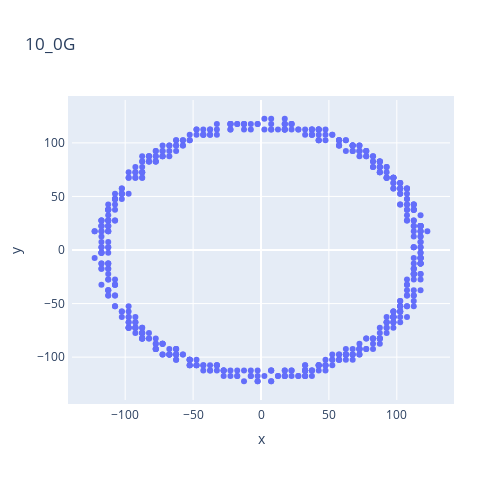
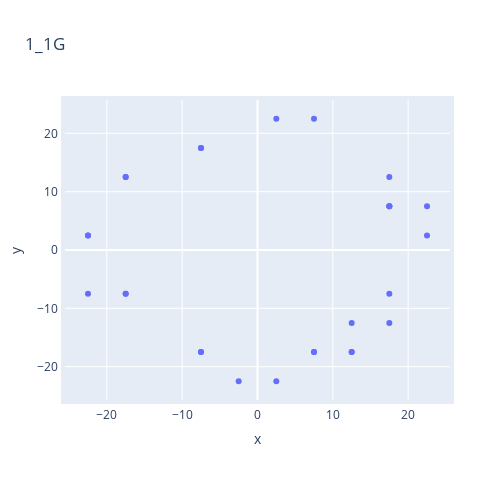
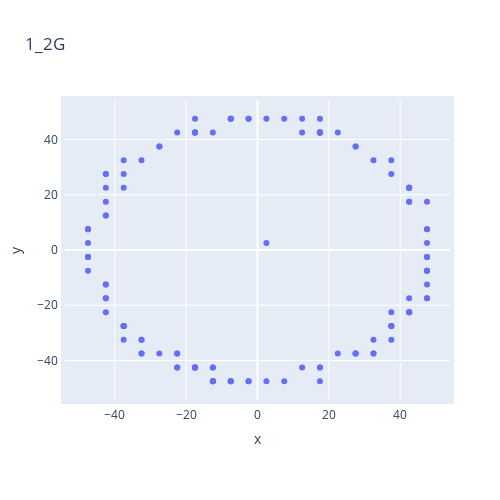
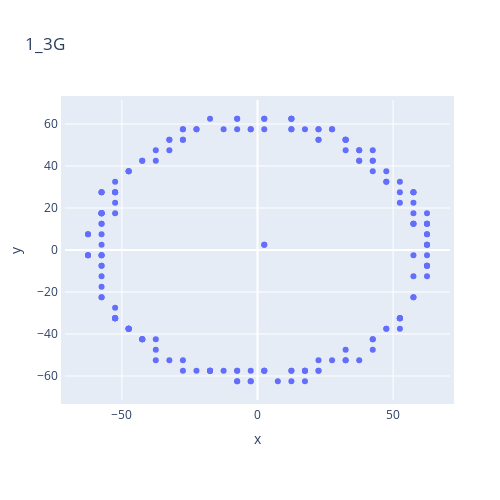

Notebook cell for these charts, in order:
### Code cell
plot_dir = '../media/plots'
plot_pos(results)

### Figure 1 — Plotly figure (JSON) as saved in the notebook; plotly's stock layout.template omitted (floating-point values rounded to 4 significant figures; data arrays with more than 128 entries replaced by an {"elided": "..."} marker saying what was removed)
{"data": [{"mode": "markers", "x": {"elided": "592 float values"}, "y": {"elided": "592 float values"}, "type": "scatter"}], "layout": {"title": {"text": "10_0G"}, "xaxis": {"title": {"text": "x"}, "showgrid": true, "zeroline": true, "showline": true, "showticklabels": true, "scaleratio": 1}, "yaxis": {"title": {"text": "y"}, "showgrid": true, "zeroline": true, "showline": true, "showticklabels": true, "scaleratio": 1}, "margin": {"l": 50, "r": 50, "b": 100, "t": 100, "pad": 4}, "width": 500, "height": 500}}

### Figure 2 — Plotly figure (JSON) as saved in the notebook; plotly's stock layout.template omitted (floating-point values rounded to 4 significant figures)
{"data": [{"mode": "markers", "x": [2.5, 7.5, -7.5, 17.5, -22.5, -17.5, 17.5, 2.5, -17.5, -17.5, -2.5, 12.5, 17.5, 12.5, 7.5, -7.5, 17.5, -17.5, 17.5, 22.5, -7.5, 17.5, 12.5, 22.5, -22.5, -7.5, 7.5, -22.5], "y": [-22.5, -17.5, -17.5, 7.5, 2.5, 12.5, 12.5, 22.5, -7.5, 12.5, -22.5, -17.5, -7.5, -17.5, -17.5, -17.5, 7.5, -7.5, 7.5, 7.5, 17.5, -12.5, -12.5, 2.5, -7.5, 17.5, 22.5, 2.5], "type": "scatter"}], "layout": {"title": {"text": "1_1G"}, "xaxis": {"title": {"text": "x"}, "showgrid": true, "zeroline": true, "showline": true, "showticklabels": true, "scaleratio": 1}, "yaxis": {"title": {"text": "y"}, "showgrid": true, "zeroline": true, "showline": true, "showticklabels": true, "scaleratio": 1}, "margin": {"l": 50, "r": 50, "b": 100, "t": 100, "pad": 4}, "width": 500, "height": 500}}

### Figure 3 — Plotly figure (JSON) as saved in the notebook; plotly's stock layout.template omitted (floating-point values rounded to 4 significant figures)
{"data": [{"mode": "markers", "x": [47.5, 17.5, 22.5, 27.5, 17.5, 42.5, -37.5, 37.5, -42.5, 17.5, -22.5, 17.5, -7.5, 42.5, -47.5, -27.5, -17.5, 47.5, -12.5, -7.5, 42.5, 27.5, -47.5, 17.5, 47.5, 32.5, 42.5, -32.5, -37.5, 42.5, -7.5, 22.5, 47.5, 47.5, 2.5, 47.5, -12.5, -32.5, 42.5, -2.5, 12.5, 32.5, -2.5, 7.5, 7.5, 32.5, -37.5, 2.5, -17.5, 42.5, -17.5, 47.5, -42.5, -37.5, -12.5, -47.5, -42.5, -17.5, -12.5, 42.5, 27.5, -42.5, -27.5, -2.5, 37.5, 42.5, 37.5, -37.5, -47.5, -47.5, -22.5, -47.5, -17.5, -37.5, 47.5, 17.5, -32.5, -22.5, -17.5, 47.5, -22.5, -42.5, 17.5, -32.5, -37.5, -42.5, 27.5, 37.5, 42.5, -7.5, 47.5, 32.5, -42.5, -12.5, 47.5, -17.5, 37.5, 17.5, -17.5, 42.5, -12.5, 47.5, -37.5, -27.5, 12.5, 37.5, -42.5, -47.5, 27.5, -12.5, -7.5, -22.5, 17.5, 37.5, -32.5, -47.5, -2.5, -7.5, -42.5, -42.5, -17.5, -42.5, 12.5, 2.5], "y": [-7.5, 47.5, -37.5, 37.5, -47.5, -17.5, -27.5, 32.5, -22.5, -42.5, -42.5, -42.5, -47.5, 22.5, 7.5, 37.5, 42.5, -17.5, -47.5, -47.5, 17.5, -37.5, 7.5, 42.5, -7.5, -37.5, -22.5, -37.5, 22.5, -22.5, 47.5, 42.5, 2.5, -2.5, 47.5, -2.5, -42.5, 32.5, 22.5, -47.5, 47.5, 32.5, 47.5, 47.5, -47.5, -37.5, -27.5, -47.5, 47.5, 22.5, -42.5, 7.5, 27.5, -27.5, -47.5, 2.5, 22.5, -42.5, -47.5, -22.5, -37.5, -12.5, -37.5, -47.5, 27.5, 22.5, -27.5, -32.5, -2.5, -2.5, 42.5, -7.5, 42.5, 27.5, -7.5, 42.5, -37.5, -42.5, -42.5, -17.5, -37.5, -17.5, 42.5, -32.5, -27.5, 27.5, -37.5, -27.5, 17.5, -47.5, 7.5, -32.5, 12.5, -47.5, 17.5, 42.5, -27.5, 42.5, 42.5, -22.5, -42.5, -12.5, 32.5, 37.5, 42.5, -32.5, -12.5, 7.5, 37.5, 42.5, 47.5, -37.5, 42.5, -22.5, -32.5, -2.5, 47.5, 47.5, 17.5, 12.5, -42.5, -17.5, -42.5, 2.5], "type": "scatter"}], "layout": {"title": {"text": "1_2G"}, "xaxis": {"title": {"text": "x"}, "showgrid": true, "zeroline": true, "showline": true, "showticklabels": true, "scaleratio": 1}, "yaxis": {"title": {"text": "y"}, "showgrid": true, "zeroline": true, "showline": true, "showticklabels": true, "scaleratio": 1}, "margin": {"l": 50, "r": 50, "b": 100, "t": 100, "pad": 4}, "width": 500, "height": 500}}

### Figure 4 — Plotly figure (JSON) as saved in the notebook; plotly's stock layout.template omitted (floating-point values rounded to 4 significant figures; data arrays with more than 128 entries replaced by an {"elided": "..."} marker saying what was removed)
{"data": [{"mode": "markers", "x": {"elided": "184 float values"}, "y": {"elided": "184 float values"}, "type": "scatter"}], "layout": {"title": {"text": "1_3G"}, "xaxis": {"title": {"text": "x"}, "showgrid": true, "zeroline": true, "showline": true, "showticklabels": true, "scaleratio": 1}, "yaxis": {"title": {"text": "y"}, "showgrid": true, "zeroline": true, "showline": true, "showticklabels": true, "scaleratio": 1}, "margin": {"l": 50, "r": 50, "b": 100, "t": 100, "pad": 4}, "width": 500, "height": 500}}
